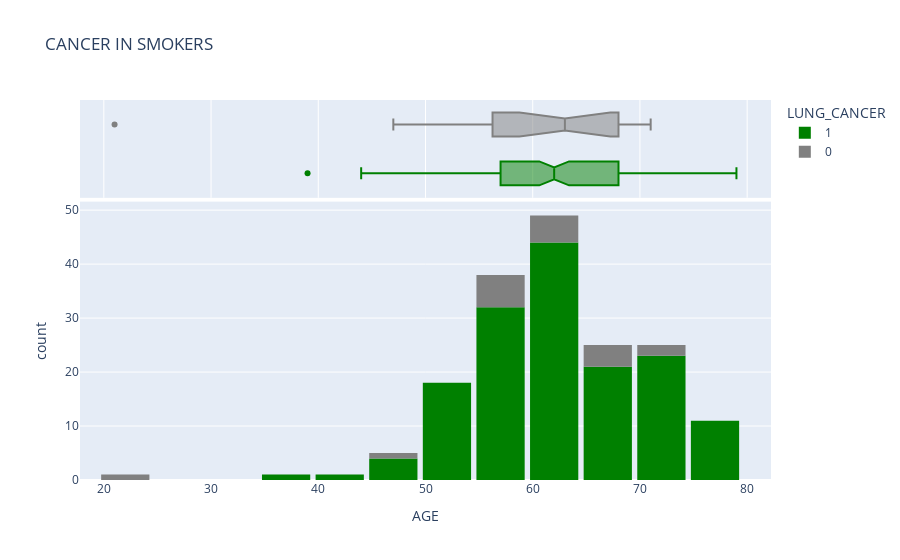

Notebook code for this chart:
### Code cell
fig = px.histogram(cancer_df[cancer_df['SMOKING'] == 1],
                   x= 'AGE',
                   marginal='box',
                   color='LUNG_CANCER',
                   color_discrete_sequence = ['green', 'grey'],
                   title='CANCER IN SMOKERS')
fig.update_layout(bargap=0.1)
fig.show()

### Figure 1 — Plotly figure (JSON) as saved in the notebook; plotly's stock layout.template omitted (floating-point values rounded to 4 significant figures; data arrays with more than 128 entries replaced by an {"elided": "..."} marker saying what was removed)
{"data": [{"alignmentgroup": "True", "bingroup": "x", "hovertemplate": "LUNG_CANCER=1<br>AGE=%{x}<br>count=%{y}<extra></extra>", "legendgroup": "1", "marker": {"color": "green", "pattern": {"shape": ""}}, "name": "1", "offsetgroup": "1", "orientation": "v", "showlegend": true, "type": "histogram", "x": {"elided": "155 int values"}, "xaxis": "x", "yaxis": "y"}, {"alignmentgroup": "True", "hovertemplate": "LUNG_CANCER=1<br>AGE=%{x}<extra></extra>", "legendgroup": "1", "marker": {"color": "green"}, "name": "1", "notched": true, "offsetgroup": "1", "showlegend": false, "type": "box", "x": {"elided": "155 int values"}, "xaxis": "x2", "yaxis": "y2"}, {"alignmentgroup": "True", "bingroup": "x", "hovertemplate": "LUNG_CANCER=0<br>AGE=%{x}<br>count=%{y}<extra></extra>", "legendgroup": "0", "marker": {"color": "grey", "pattern": {"shape": ""}}, "name": "0", "offsetgroup": "0", "orientation": "v", "showlegend": true, "type": "histogram", "x": [63, 68, 60, 69, 21, 57, 56, 69, 64, 47, 57, 71, 63, 68, 55, 70, 64, 59, 55], "xaxis": "x", "yaxis": "y"}, {"alignmentgroup": "True", "hovertemplate": "LUNG_CANCER=0<br>AGE=%{x}<extra></extra>", "legendgroup": "0", "marker": {"color": "grey"}, "name": "0", "notched": true, "offsetgroup": "0", "showlegend": false, "type": "box", "x": [63, 68, 60, 69, 21, 57, 56, 69, 64, 47, 57, 71, 63, 68, 55, 70, 64, 59, 55], "xaxis": "x2", "yaxis": "y2"}], "layout": {"bargap": 0.1, "barmode": "relative", "legend": {"title": {"text": "LUNG_CANCER"}, "tracegroupgap": 0}, "title": {"text": "CANCER IN SMOKERS"}, "xaxis": {"anchor": "y", "domain": [0, 1], "title": {"text": "AGE"}}, "xaxis2": {"anchor": "y2", "domain": [0, 1], "matches": "x", "showgrid": true, "showticklabels": false}, "yaxis": {"anchor": "x", "domain": [0, 0.7326], "title": {"text": "count"}}, "yaxis2": {"anchor": "x2", "domain": [0.7426, 1], "matches": "y2", "showgrid": false, "showline": false, "showticklabels": false, "ticks": ""}}}
